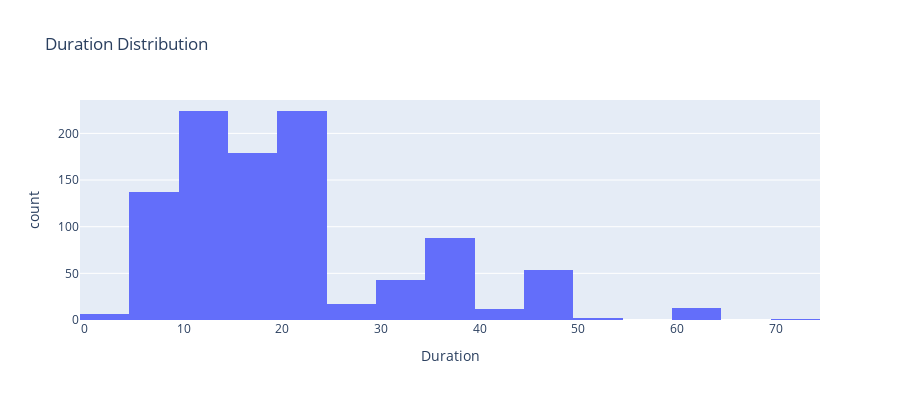

Notebook code cell kept with this figure:
### Code cell
px.histogram(gc_df, x='Duration', nbins=30, title='Duration Distribution', height=400).show()

### Figure 1 — Plotly figure (JSON) as saved in the notebook; plotly's stock layout.template omitted (floating-point values rounded to 4 significant figures; data arrays with more than 128 entries replaced by an {"elided": "..."} marker saying what was removed)
{"data": [{"bingroup": "x", "hovertemplate": "Duration=%{x}<br>count=%{y}<extra></extra>", "legendgroup": "", "marker": {"color": "#636efa", "pattern": {"shape": ""}}, "name": "", "nbinsx": 30, "orientation": "v", "showlegend": false, "type": "histogram", "x": {"elided": "1000 int values"}, "xaxis": "x", "yaxis": "y"}], "layout": {"barmode": "relative", "height": 400, "legend": {"tracegroupgap": 0}, "title": {"text": "Duration Distribution"}, "xaxis": {"anchor": "y", "domain": [0, 1], "title": {"text": "Duration"}}, "yaxis": {"anchor": "x", "domain": [0, 1], "title": {"text": "count"}}}}
